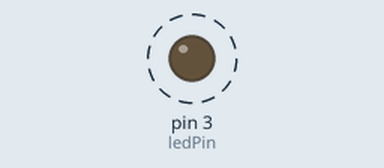
Bench run of a program on a simulated Raspberry Pi (header pin numbers), started with the arguments 3 3. Shown: output pins drawn as LEDs (lit = HIGH). Dashed ring = blinking.

Above: at 0.17 s.
Timing chart, 0 to 3.0 s (numbered marks = the images above):
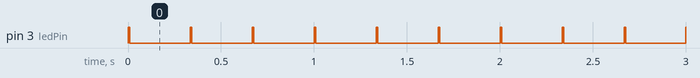

The program:

pwm-args.py
```python
import RPi.GPIO as gpio;
import sys;

gpio.setmode(gpio.BOARD);

ledPin = 3;

gpio.setup(ledPin, gpio.OUT);

ledPwm = gpio.PWM(ledPin, int(sys.argv[1]));

ledPwm.start(int(sys.argv[2]));

while True:
    continue;
```

Measured:
- by itself, pin 3 (ledPin): alternates HIGH for 0.01 s and LOW for 0.32 s
